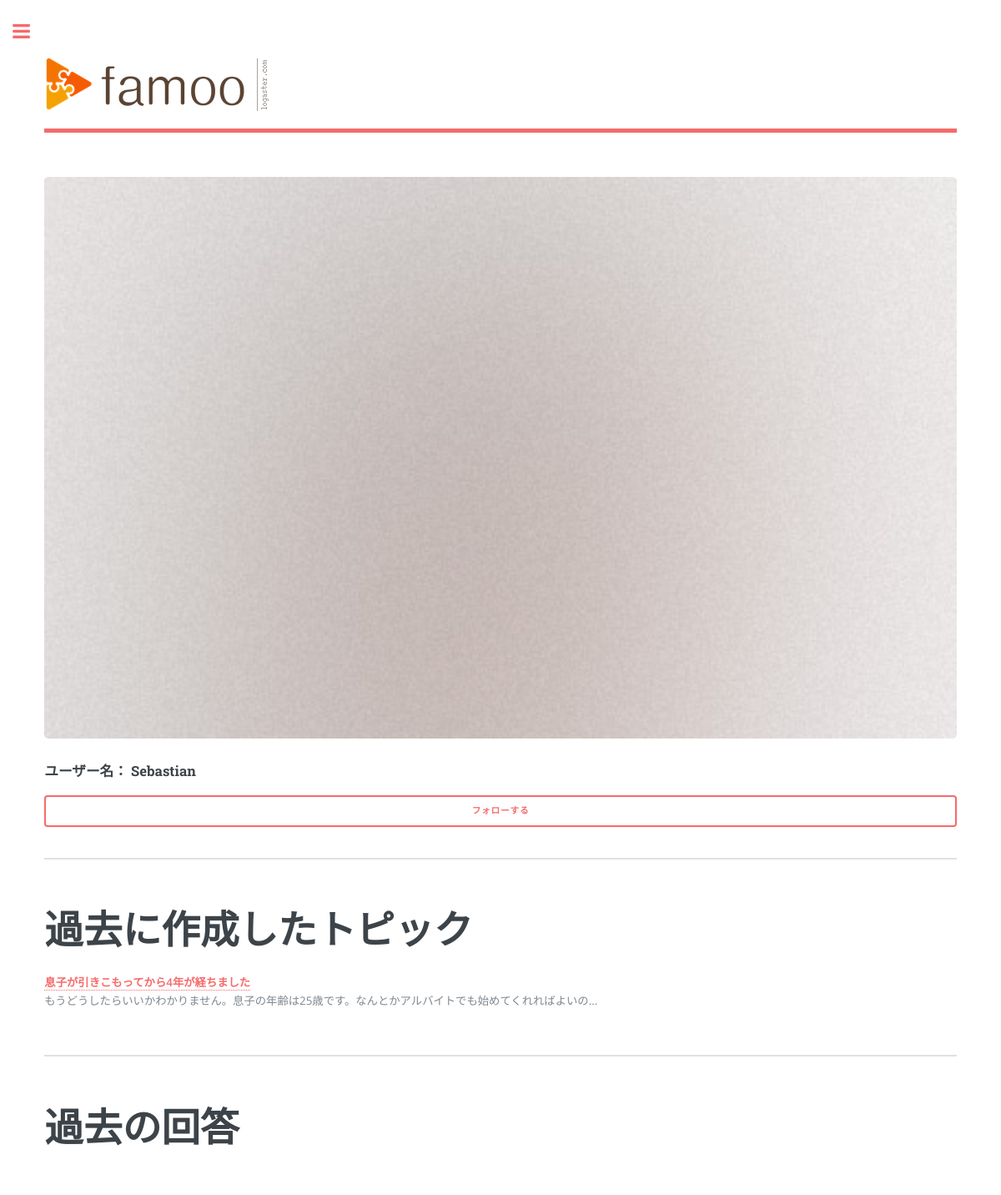
Screenshot of /portfolio/Sebastian/ (signed in) with the database file from the repository.
### accounts/models.py (models this page shows)
class FamoUser(AbstractUser):
    birth_date = models.DateField(null=True)
    registered_date = models.DateField(auto_now_add=True, null=True)
    sex = models.IntegerField(null=True)    # add a limit_choices_to
    job = models.IntegerField(null=True)    # add a limit_choices_to
    introduction = models.TextField(default='')
    follows = models.ManyToManyField('self', symmetrical=None)

### counsel/models.py (models this page shows, shortened)
class Post(models.Model):
    title = models.CharField(max_length=50)
    content = models.CharField(max_length=500)
    user = models.ForeignKey(FamoUser)
    updated_date = models.DateTimeField(auto_now=True)
    anonymous = models.BooleanField(default=False)
    class Meta:
        abstract = True

class Question(Post):
    hits = models.IntegerField(default=0)
    last_accessed_date = models.DateTimeField(default=datetime.now())

### portfolio/views.py (the view)
# urls.py: url(r'^(?P<username>\S+?)/', views.user, name='user'),
@login_required
def user(request, username):
    user = get_object_or_404(FamoUser, username=username)
    context = {'user': user}
    if user in request.user.follows.all():
        context['following'] = True
    else:
        context['following'] = False
    context['answers'] = Answer.objects.filter(user=user).exclude(anonymous=True)[:10]
    context['questions'] =  Question.objects.filter(user=user).exclude(anonymous=True)[:10]
    return render(request, 'portfolio/user.html', context)

### commons/templatetags/commons_extras.py (called while the page is built)
@register.inclusion_tag('commons/search_form.html')
def search_form():
    search_form = SearchForm(prefix='search')
    return {'search_form': search_form}

### portfolio/templatetags/portfolio_extras.py (called while the page is built)
@register.filter
def cut_text(text, num):
    return text[:num]

### portfolio/templates/portfolio/user.html (shortened to what this page needs)
{% extends 'portfolio/portfolio_base.html' %}
{% load static %}
{% load portfolio_extras %}
{% block content %}
<section id="profile">
  <span class="image fit"><img src="{% static 'commons/images/pic01.jpg' %}"></span>
  <h3>ユーザー名： {{ user.username }}</h3>
  <a class="button fit" id="follow">
    {% if following %}フォロー中{% else %}フォローする{% endif %}
  </a>
</section>
<section id="questions">
  <h1>過去に作成したトピック</h1>
  {% for question in questions %}
    <strong><a href="{% url 'counsel:detail' question.id %}">{{ question.title }}</a></strong><br>
    <p>{{ question.content|cut_text:50 }}...</p>
  {% endfor %}
</section>
<section id="answers">
  <h1>過去の回答</h1>
</section>
{% endblock content %}

### commons/static/commons/assets/css/main.css (style rules this page uses)
html, body, div, span, applet, object, iframe, h1, h2, h3, h4, h5, h6, p, blockquote, pre, a, abbr, acronym, address, big, cite, code, del, dfn, em, img, ins, kbd, q, s, samp, small, strike, strong, sub, sup, tt, var, b, u, i, center, dl, dt, dd, ol, ul, li, fieldset, form, label, legend, table, caption, tbody, tfoot, thead, tr, th, td, article, aside, canvas, details, embed, figure, figcaption, footer, header, hgroup, menu, nav, output, ruby, section, summary, time, mark, audio, video { margin: 0; padding: 0; border: 0; font-size: 100%; font: inherit; vertical-align: baseline; }
article, aside, details, figcaption, figure, footer, header, hgroup, menu, nav, section { display: block; }
body { line-height: 1; }
body { -webkit-text-size-adjust: none; }
*, *:before, *:after { -moz-box-sizing: border-box; -webkit-box-sizing: border-box; box-sizing: border-box; }
body { -ms-overflow-style: scrollbar; }
body { background: #ffffff; }
body, input, select, textarea { color: #7f888f; font-family: "Open Sans", sans-serif; font-size: 13pt; font-weight: 400; line-height: 1.65; }
@media screen and (max-width: 1680px) { body, input, select, textarea { font-size: 11pt; } }
@media screen and (max-width: 1280px) { body, input, select, textarea { font-size: 10pt; } }
a { -moz-transition: color 0.2s ease-in-out, border-bottom-color 0.2s ease-in-out; -webkit-transition: color 0.2s ease-in-out, border-bottom-color 0.2s ease-in-out; -ms-transition: color 0.2s ease-in-out, border-bottom-color 0.2s ease-in-out; transition: color 0.2s ease-in-out, border-bottom-color 0.2s ease-in-out; border-bottom: dotted 1px; color: #f56a6a; text-decoration: none; }
strong, b { color: #3d4449; font-weight: 600; }
p { margin: 0 0 2em 0; }
h1, h2, h3, h4, h5, h6 { color: #3d4449; font-family: "Roboto Slab", serif; font-weight: 700; line-height: 1.5; margin: 0 0 1em 0; }
h1 { font-size: 4em; margin: 0 0 0.5em 0; line-height: 1.3; }
h3 { font-size: 1.25em; }
@media screen and (max-width: 1680px) { h1 { font-size: 3.5em; } }
.image { border-radius: 0.375em; border: 0; display: inline-block; position: relative; }
.image img { border-radius: 0.375em; display: block; }
.image.fit { display: block; margin: 0 0 2em 0; width: 100%; }
.image.fit img { width: 100%; }
input[type="submit"], input[type="reset"], input[type="button"], button, .button { -moz-appearance: none; -webkit-appearance: none; -ms-appearance: none; appearance: none; -moz-transition: background-color 0.2s ease-in-out, color 0.2s ease-in-out; -webkit-transition: background-color 0.2s ease-in-out, color 0.2s ease-in-out; -ms-transition: background-color 0.2s ease-in-out, color 0.2s ease-in-out; transition: background-color 0.2s ease-in-out, color 0.2s ease-in-out; background-color: transparent; border-radius: 0.375em; border: 0; box-shadow: inset 0 0 0 2px #f56a6a; color: #f56a6a !important; cursor: pointer; display: inline-block; font-family: "Roboto Slab", serif; font-size: 0.8em; font-weight: 700; height: 3.5em; letter-spacing: 0.075em; line-height: 3.5em; padding: 0 2.25em; text-align: center; text-decoration: none; text-transform: uppercase; white-space: nowrap; }
input[type="submit"].fit, input[type="reset"].fit, input[type="button"].fit, button.fit, .button.fit { display: block; margin: 0 0 1em 0; width: 100%; }
#main > .inner > section { padding: 6em 0 4em 0 ; border-top: solid 2px rgba(210, 215, 217, 0.75); }
#main > .inner > section:first-of-type { border-top: 0 !important; }
@media screen and (max-width: 1680px) { #main > .inner > section { padding: 5em 0 3em 0 ; } }
@media screen and (max-width: 1280px) { #main > .inner > section { padding: 4em 0 2em 0 ; } }

### rows the page displays
FamoUser: username "Sebastian"
Question: title "息子が引きこもってから4年が経ちました", content "もうどうしたらいいかわかりません。息子の年齢は25歳です。なんとかアルバイトでも始めてくれればよいの"
